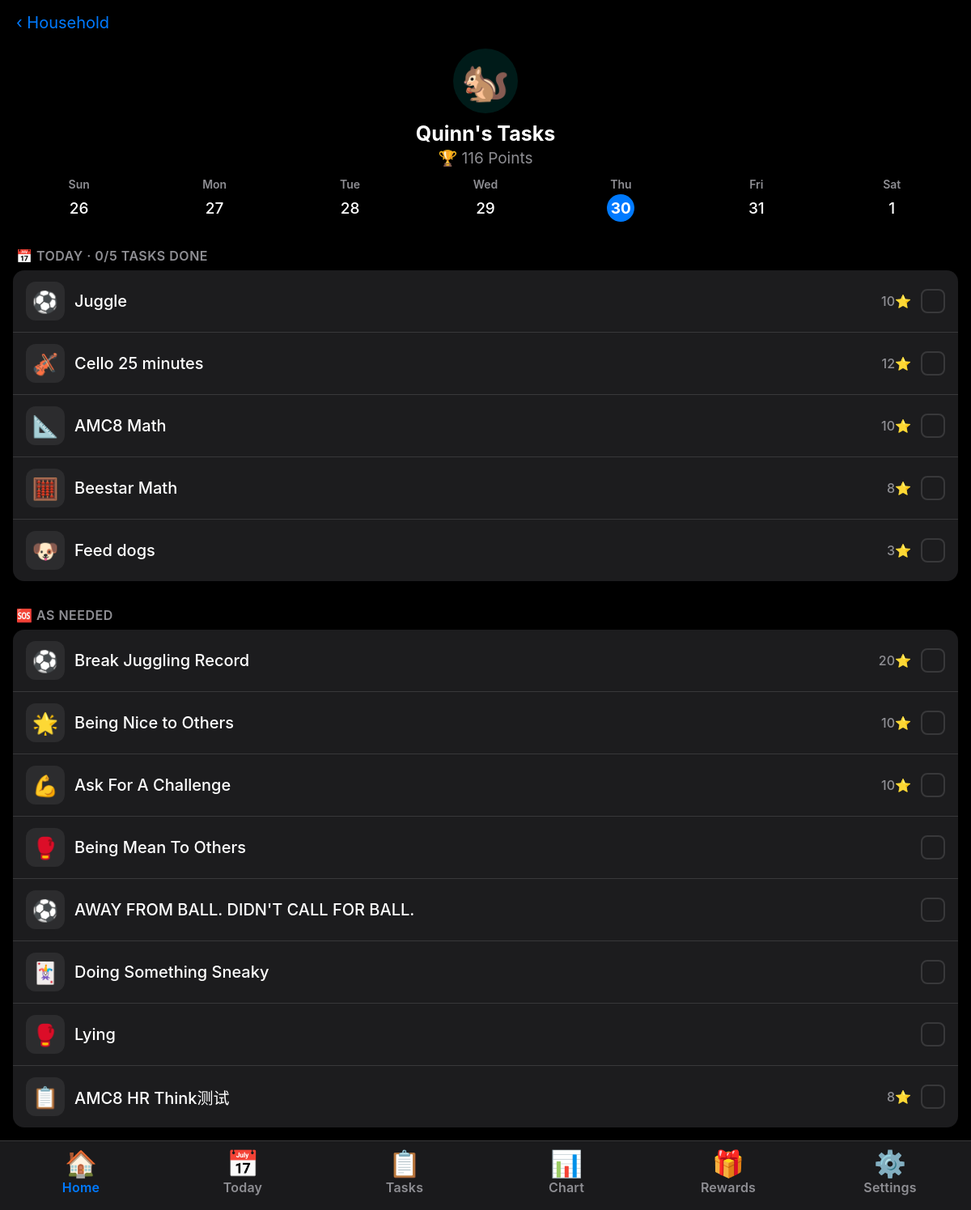
Screenshot of /member/3 with the database file from the repository.
### tables this page shows
CREATE TABLE members (
            id INTEGER PRIMARY KEY AUTOINCREMENT,
            name TEXT NOT NULL,
            avatar TEXT DEFAULT '🙂',
            color TEXT DEFAULT '#007AFF',
            sort_order INTEGER DEFAULT 0
        );

CREATE TABLE chores (
            id INTEGER PRIMARY KEY AUTOINCREMENT,
            name TEXT NOT NULL,
            icon TEXT DEFAULT '📋',
            points INTEGER DEFAULT 0,
            assignment_type TEXT DEFAULT 'everyone',
            schedule_type TEXT DEFAULT 'daily',
            schedule_days TEXT DEFAULT '[]',
            rotate_current_idx INTEGER DEFAULT 0,
            active INTEGER DEFAULT 1,
            sort_order INTEGER DEFAULT 0
        , parent_id INTEGER DEFAULT NULL, version    INTEGER DEFAULT 1, group_id INTEGER DEFAULT NULL, one_time INTEGER DEFAULT 0);

### app.py (the view, shortened to what this page needs)
@app.route('/member/<int:member_id>')
def member_view(member_id):
    conn = get_db()
    m = conn.execute('SELECT * FROM members WHERE id=?', (member_id,)).fetchone()
    if not m:
        return redirect(url_for('household'))
    member = dict(m)
    today_obj = date.today()
    today_str = today_obj.isoformat()
    week_dates = get_week_dates(0)
    all_chores = get_member_chores(member_id, conn)
    today_chores, as_needed_chores, upcoming_chores = [], [], []
    for c in all_chores:
        done = bool(conn.execute(
            'SELECT 1 FROM completions WHERE chore_id=? AND member_id=? AND date=?',
            (c['id'], member_id, today_str)).fetchone())
        item = {'chore': dict(c), 'completed': done}
        if c['schedule_type'] == 'as_needed':
            as_needed_chores.append(item)
        elif is_chore_due(c, today_obj):
            today_chores.append(item)
    points = calc_points(member_id, conn)
    streak = calc_streak(member_id, conn)
    badges = calc_badges(streak)
    conn.close()
    return render_template('member.html', member=member,
        today_chores=today_chores, as_needed_chores=as_needed_chores,
        upcoming_chores=upcoming_chores, week_dates=week_dates,
        today=today_obj, points=points, streak=streak, badges=badges)

### app.py (called while the page is built)
def get_db():
    conn = sqlite3.connect(DB_PATH, timeout=10)
    conn.row_factory = sqlite3.Row
    conn.execute("PRAGMA journal_mode=WAL")
    conn.execute("PRAGMA busy_timeout=5000")
    conn.execute("PRAGMA foreign_keys=ON")
    return conn

def get_week_dates(offset=0):
    today = date.today()
    days_since_sunday = (today.weekday() + 1) % 7
    sunday = today - timedelta(days=days_since_sunday) + timedelta(weeks=offset)
    return [sunday + timedelta(days=i) for i in range(7)]

def is_chore_due(chore, d):
    st = chore['schedule_type']
    if st == 'daily':    return True
    if st == 'weekdays': return d.weekday() < 5
    if st == 'weekends': return d.weekday() >= 5
    if st == 'specific':
        return to_day_idx(d) in json.loads(chore['schedule_days'] or '[]')
    return False  # as_needed

def get_member_chores(member_id, conn):
    return conn.execute('''
        SELECT c.* FROM chores c
        WHERE c.active = 1 AND (
            c.assignment_type IN ('everyone', 'anyone')
            OR EXISTS (SELECT 1 FROM chore_members cm
                       WHERE cm.chore_id = c.id AND cm.member_id = ?)
        )
        ORDER BY c.sort_order, c.id
    ''', (member_id,)).fetchall()

def calc_badges(streak):
    return [{'emoji': e, 'label': l} for days, e, l in STREAK_MILESTONES if streak >= days]

def calc_points(member_id, conn):
    earned = conn.execute('''
        SELECT COALESCE(SUM(
            CASE WHEN dc.completed_count <= 1 THEN c.points
                 ELSE c.points + (dc.completed_count - 1) * (c.points / 2)
            END
        ), 0)
        FROM daily_claims dc
        JOIN chores c ON dc.task_id = c.id
        WHERE dc.member_id = ? AND dc.completed_count > 0 AND c.active = 1
    ''', (member_id,)).fetchone()[0]
    adj = conn.execute(
        'SELECT COALESCE(SUM(points_delta), 0) FROM balance_history WHERE member_id=?',
        (member_id,)).fetchone()[0]
    extra = conn.execute(
        'SELECT COALESCE(SUM(points), 0) FROM daily_extra WHERE member_id=?',
        (member_id,)).fetchone()[0]
    return (earned or 0) + (adj or 0) + (extra or 0)

### templates/member.html (shortened to what this page needs)
{% extends "base.html" %}
{% set active_tab = "household" %}
{% block content %}
<a href="/" class="back-link">‹ Household</a>
<div class="member-header">
    <div class="member-avatar-lg" style="background:{{ member.color }}22;">
        {{ member.avatar }}
    </div>
    <div class="member-name">{{ member.name }}'s Tasks</div>
    <div class="member-pts">🏆 {{ points }} Points</div>
</div>
<div class="week-strip">
    {% set day_labels = ['Sun','Mon','Tue','Wed','Thu','Fri','Sat'] %}
    {% for d in week_dates %}
    <div class="week-day">
        <div class="week-day-label">{{ day_labels[loop.index0] }}</div>
        <div class="week-day-num {% if d == today %}today{% endif %}">{{ d.day }}</div>
    </div>
    {% endfor %}
</div>
{% set total_due = today_chores | length %}
{% set total_done = today_chores | selectattr('completed') | list | length %}
{% if today_chores %}
<div class="section-label">📅 Today · {{ total_done }}/{{ total_due }} tasks done</div>
<div class="card" id="todaySection">
    {% for item in today_chores %}
    <div class="chore-row"
         onclick="toggleCompletion({{ item.chore.id }}, {{ member.id }}, '{{ today.isoformat() }}', this)"
         data-done="{{ 'true' if item.completed else 'false' }}">
        <div class="chore-icon">{{ item.chore.icon }}</div>
        <div style="flex:1;">
            <div class="list-row-title {% if item.completed %}strikethrough{% endif %}">
                {{ item.chore.name }}
            </div>
        </div>
        {% if item.chore.points > 0 %}
        <span class="pts-badge">{{ item.chore.points }}⭐</span>
        {% endif %}
        <div class="completion-box {% if item.completed %}done{% endif %}"></div>
    </div>
    {% endfor %}
</div>
{% endif %}
{% if as_needed_chores %}
<div class="section-label">🆘 As Needed</div>
<div class="card">
    {% for item in as_needed_chores %}
    <div class="chore-row"
         onclick="toggleCompletion({{ item.chore.id }}, {{ member.id }}, '{{ today.isoformat() }}', this)"
         data-done="{{ 'true' if item.completed else 'false' }}">
        <div class="chore-icon">{{ item.chore.icon }}</div>
        <div style="flex:1;">
            <div class="list-row-title {% if item.completed %}strikethrough{% endif %}">
                {{ item.chore.name }}
            </div>
        </div>
        {% if item.chore.points > 0 %}
        <span class="pts-badge">{{ item.chore.points }}⭐</span>
        {% endif %}
        <div class="completion-box {% if item.completed %}done{% endif %}"></div>
    </div>
    {% endfor %}
</div>
{% endif %}
{% endblock %}

### templates/base.html (style rules this page uses)
:root, [data-theme="dark"] { --bg: #000; --bg2: #1c1c1e; --bg3: #2c2c2e; --bg4: #3a3a3c; --text: #fff; --text2: rgba(235,235,245,.85); --text3: #8e8e93; --accent: #007AFF; --green: #30d158; --red: #ff453a; --red-bg-hi: rgba(255, 69, 58, 0.25); --red-bg-lo: rgba(255, 69, 58, 0.09); --red-border: rgba(255, 69, 58, 0.27); --yellow: #ffd60a; --border: #38383a; --tab-bg: rgba(28,28,30,.94); --shadow: rgba(0,0,0,.6); --input-bg: #1c1c1e; --check-bg: #30d158; --check-fg: #fff; --check-border: #38383a; }
* { box-sizing: border-box; margin: 0; padding: 0; -webkit-tap-highlight-color: transparent; }
body { background: var(--bg); color: var(--text); font-family: -apple-system, BlinkMacSystemFont, 'SF Pro Display', 'Helvetica Neue', Arial, sans-serif; font-size: 19px; min-height: 100vh; padding-bottom: calc(86px + env(safe-area-inset-bottom)); overflow-x: hidden; transition: background .3s, color .3s; }
.card { background: var(--bg2); border-radius: 14px; margin: 0 16px 16px; overflow: hidden; box-shadow: 0 1px 4px var(--shadow); transition: background .3s; }
.list-row-title { font-size: 20px; font-weight: 500; }
.section-label { font-size: 16px; font-weight: 600; color: var(--text3); text-transform: uppercase; letter-spacing: .5px; padding: 16px 20px 8px; }
.chore-icon { width: 48px; height: 48px; border-radius: 12px; display: flex; align-items: center; justify-content: center; font-size: 26px; flex-shrink: 0; background: var(--bg3); }
.completion-box { width: 30px; height: 30px; border-radius: 8px; border: 2.5px solid var(--check-border); display: flex; align-items: center; justify-content: center; cursor: pointer; flex-shrink: 0; transition: all .2s; background: transparent; }
.pts-badge { font-size: 16px; color: var(--text3); font-weight: 500; white-space: nowrap; }
a { color: inherit; text-decoration: none; }

### templates/member.html (style rules this page uses)
.back-link { display: flex; align-items: center; gap: 4px; color: var(--accent); font-size: 20px; padding: 16px 20px 0; text-decoration: none; }
.member-header { display: flex; flex-direction: column; align-items: center; padding: 20px 20px 12px; }
.member-avatar-lg { width: 80px; height: 80px; border-radius: 50%; display: flex; align-items: center; justify-content: center; font-size: 48px; margin-bottom: 10px; }
.member-name { font-size: 25px; font-weight: 700; }
.member-pts { font-size: 19px; color: var(--text3); margin-top: 4px; }
.week-strip { display: flex; justify-content: space-between; padding: 0 16px 16px; gap: 4px; }
.week-day { flex: 1; display: flex; flex-direction: column; align-items: center; gap: 4px; }
.week-day-label { font-size: 14px; color: var(--text3); font-weight: 600; }
.week-day-num { width: 34px; height: 34px; border-radius: 50%; display: flex; align-items: center; justify-content: center; font-size: 19px; font-weight: 500; }
.week-day-num.today { background: var(--accent); color: #fff; font-weight: 700; }
.chore-row { display: flex; align-items: center; padding: 14px 16px; border-bottom: 1px solid var(--border); gap: 12px; cursor: pointer; transition: background .12s; position: relative; overflow: visible; }
.chore-row:last-child { border-bottom: none; }

### rows the page displays
members: avatar "🐿️", name "Quinn"
chores: chore.icon "⚽", chore.name "Juggle", chore.points "10"
chores: chore.icon "🎻", chore.name "Cello 25 minutes", chore.points "12"
chores: chore.icon "📐", chore.name "AMC8 Math", chore.points "10"
chores: chore.icon "🧮", chore.name "Beestar Math", chore.points "8"
chores: chore.icon "🐶", chore.name "Feed dogs", chore.points "3"
chores: chore.icon "⚽", chore.name "Break Juggling Record", chore.points "20"
chores: chore.icon "🌟", chore.name "Being Nice to Others", chore.points "10"
chores: chore.icon "💪", chore.name "Ask For A Challenge", chore.points "10"
chores: chore.icon "🥊", chore.name "Being Mean To Others"
chores: chore.icon "⚽", chore.name "AWAY FROM BALL. DIDN'T CALL FOR BALL."
chores: chore.icon "🃏", chore.name "Doing Something Sneaky"
chores: chore.icon "🥊", chore.name "Lying"
chores: chore.icon "📋", chore.name "AMC8 HR Think测试", chore.points "8"

### other values shown
{{ points }} "116"
{{ day_labels[loop.index0] }} "Sun" "Mon" "Tue" "Wed" "Thu" "Fri" "Sat"
{{ d.day }} "26" "27" "28" "29" "30" "31" "1"
{{ total_done }} "0"
{{ total_due }} "5"
